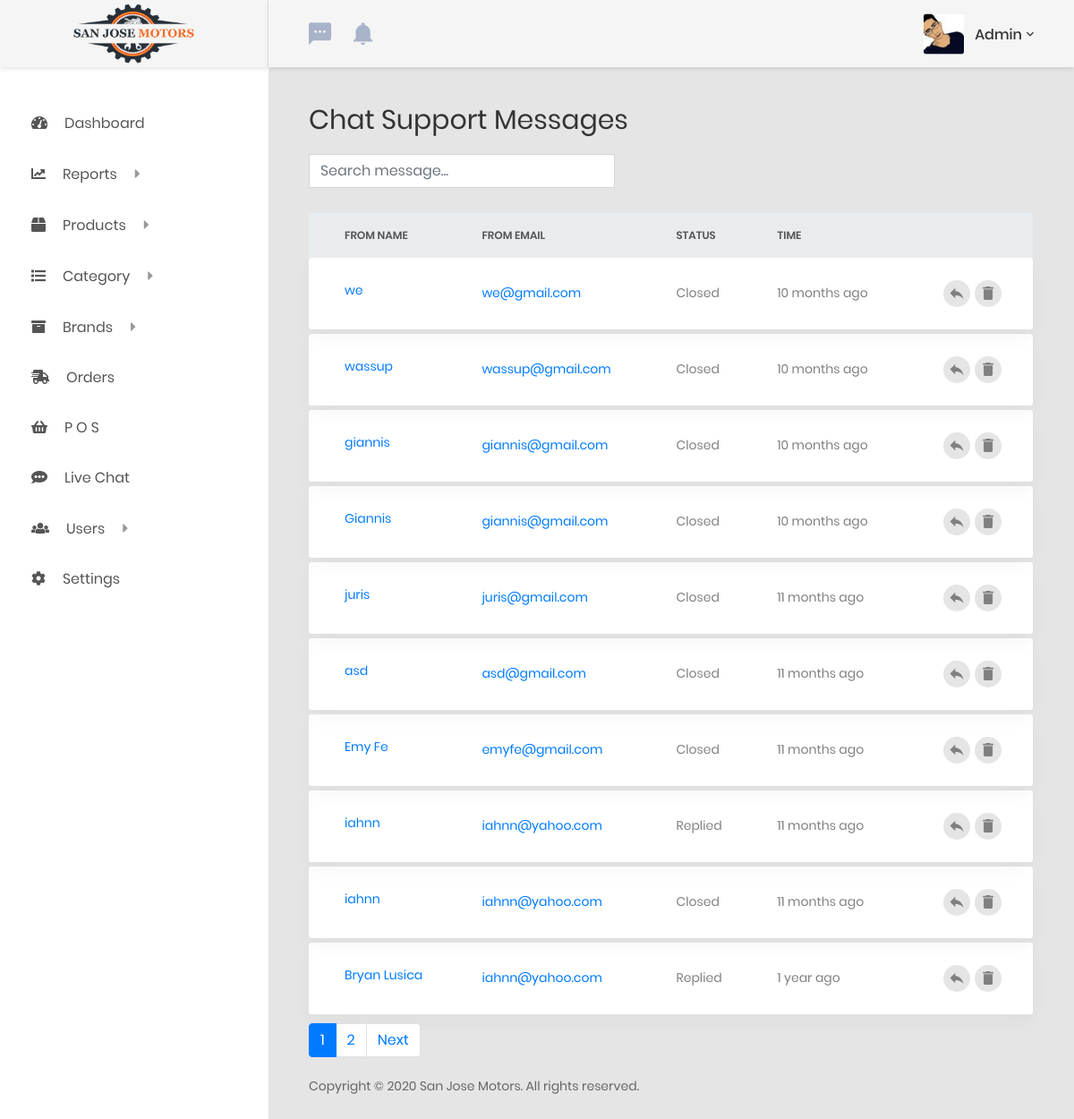
Screenshot of /admin/support.php (signed in) with the database file from the repository.
### tables this page shows
CREATE TABLE `users` (
  `ID` bigint(20) NOT NULL,
  `username` varchar(255) NOT NULL,
  `email` varchar(255) NOT NULL,
  `password` varchar(255) NOT NULL,
  `active` enum('0','1') NOT NULL,
  `status` enum('online','offline','isle') NOT NULL DEFAULT 'offline',
  `role` int(11) NOT NULL,
  `auth` varchar(255) NOT NULL,
  `reg_date` datetime NOT NULL DEFAULT CURRENT_TIMESTAMP
);

CREATE TABLE `support` (
  `ID` bigint(20) NOT NULL,
  `session` varchar(255) NOT NULL,
  `from_name` varchar(255) NOT NULL,
  `from_email` varchar(255) NOT NULL,
  `status` enum('open','replied','closed') NOT NULL DEFAULT 'open',
  `date_added` datetime NOT NULL DEFAULT CURRENT_TIMESTAMP
);

### main.php (called while the page is built, shortened)
<?php
$current_userinfo = [];
$user_id = 0;
$siteinfo = [];
$mysqli = new mysqli( DB_HOST, DB_USER, DB_PASSWORD, DB_NAME );
function user_is_loggedin() {
    if( ! empty( $_SESSION['uid'] ) || ! empty( $_COOKIE['uid'] ) ) {
        return true;
    }
    return false;
}
if( user_is_loggedin() ) {
    $user_id = $_SESSION['uid'];
}
function get_currentuser( $field = 'ID' ) {
    global $current_userinfo, $mysqli, $user_id;
    if( empty( $current_userinfo ) ) {
        $current_user_smtp = $mysqli->prepare( "SELECT * FROM users WHERE ID = ? LIMIT 1" );
        $current_user_smtp->bind_param( 'i', $user_id );
        $current_user_smtp->execute();
        $current_user_result = $current_user_smtp->get_result();
        if( $current_user_result->num_rows > 0 ) {
            while( $row = $current_user_result->fetch_assoc() ) {
                $current_userinfo['ID'] = $user_id;
                $current_userinfo['username'] = $row['username'];
                $current_userinfo['email'] = $row['email'];
                $current_userinfo['role'] = $row['role'];
                $current_userinfo['active'] = $row['active'];
                $current_userinfo['status'] = $row['status'];
                $current_userinfo['reg_date'] = $row['reg_date'];
                $current_userinfo['auth'] = $row['auth'];
            }
        }
    }
    return isset( $current_userinfo[$field] ) ? $current_userinfo[$field] : '';
}
function get_siteinfo( $key ) {
    global $siteinfo, $mysqli;
    if( empty( $siteinfo ) ) {
        $siteinfo_stmt = $mysqli->prepare( "SELECT * FROM options" );
        $siteinfo_stmt->execute();
        $siteinfo_result = $siteinfo_stmt->get_result();
        if( $siteinfo_result->num_rows > 0 ) {
            while( $row = $siteinfo_result->fetch_assoc() ) {
                $siteinfo[$row['option_key']] = $row['option_value'];
            }
        }
    }
    return isset( $siteinfo[$key] ) ? $siteinfo[$key] : '';
}
function site_url( $path = '' ) {
    return get_siteinfo( 'site-url' ) . $path;
}
function site_dir( $path = '' ) {
    return dirname( __FILE__ ) . $path;
}
function esc_int( $str ) {
    return (int) $str;
}
function get_currenturl() {
    return ( isset( $_SERVER['HTTPS'] ) && $_SERVER['HTTPS'] === 'on' ? 'https' : 'http' ) . '://' . $_SERVER['HTTP_HOST'] . $_SERVER['REQUEST_URI'];
}
function add_query_arg( $arg, $val, $url ) {
    $exp_url = explode( '?', $url );
    return $url . "?$arg=$val";
}
function get_userimage( $uid, $size = '' ) {
    $user_image_url = site_url( '/uploads/user/' . $uid );
    $user_image_path = site_dir( '/uploads/user/' . $uid . '.jpg' );
    if( file_exists( $user_image_path ) ) {
        $user_image_url .= empty( $size ) ? '' : '-' . $size;
        $user_image_url .= '.jpg';
        return $user_image_url . '?mt=' . filemtime( $user_image_path );
    }
    return site_url( '/assets/images/person.png' );
}
function time_ago( $datetime, $full = false ) {
    $now = new DateTime;
    $ago = new DateTime($datetime);
    $diff = $now->diff($ago);
    $diff->w = floor($diff->d / 7);
    $diff->d -= $diff->w * 7;
    $string = array(
        'y' => 'year',
        'm' => 'month',
        'w' => 'week',
        'd' => 'day',
        'h' => 'hour',
        'i' => 'minute',
        's' => 'second',
    );
    foreach ($string as $k => &$v) {
        if ($diff->$k) {
            $v = $diff->$k . ' ' . $v . ($diff->$k > 1 ? 's' : '');
        } else {
            unset($string[$k]);
        }
    }
    if (!$full) $string = array_slice($string, 0, 1);
    return $string ? implode(', ', $string) . ' ago' : 'just now';
}
function currentuser_is_customer() {
    $role = esc_int( get_currentuser( 'role' ) );
}

### admin/support.php (the view, shortened to what this page needs)
<?php
require_once 'functions.php';
if( currentuser_is_customer() ) {
    die( 'You are unauthorized to access this part of our website!' );
}
$site_title = 'Chat Support Messages';
include_once 'header.php';
include_once 'sidebar.php'; ?>
<div class="row">
    <div class="col-md-12">
        <div class="overview-wrap">
            <h2 class="title-1"><?php echo $site_title; ?></h2>
        </div>
        <?php
        $paginationCtrls = '';
        $count_query = $mysqli->query( "SELECT COUNT(ID) FROM support" );
        $count_row = $count_query->fetch_row();
        $count_rows = $count_row[0];
        $per_page = 10;
        $last = ceil( $count_rows/$per_page );
        $pagenum = 1;
        $limit = 'LIMIT ' .( $pagenum - 1 ) * $per_page .',' .$per_page;
        $get_chat_stmt = $mysqli->prepare( "SELECT * FROM support ORDER BY date_added DESC $limit" );
        $get_chat_stmt->execute();
        $get_chat_result = $get_chat_stmt->get_result();
        if( $get_chat_result->num_rows > 0 ) {
            if($last != 1){
                $paginationCtrls .= '<nav class="pagination-controls" aria-label="..."><ul class="pagination">';
                $paginationCtrls .= '<li class="page-item active"><span class="page-link">'.$pagenum.'</span></li>';
                for($i = $pagenum+1; $i <= $last; $i++){
                    $paginationCtrls .= '<li class="page-item"><a class="page-link" href="'.add_query_arg( 'page', $i, get_currenturl() ).'">'.$i.'</a></li>';
                }
                if ($pagenum != $last) {
                    $next = $pagenum + 1;
                    $paginationCtrls .= '<li class="page-item"><a class="page-link" href="'.add_query_arg( 'page', $next, get_currenturl() ).'">Next</a></li>';
                }
                $paginationCtrls .= '</ul></nav>';
            }
        } ?>
        <div class="table-data__tool">
            <div class="table-data__tool-left">
                <input type="search" id="message-search" name="message-search" class="form-control" placeholder="Search message...">
            </div>
        </div>
        <div class="table-responsive table-responsive-data2">
            <table class="table table-data2 support-table">
                <thead class="thead-light">
                    <tr>
                        <th>from name</th>
                        <th>from email</th>
                        <th>status</th>
                        <th>Time</th>
                        <th></th>
                    </tr>
                </thead>
                <tbody id="messages-result">
                    <?php
                    if( $get_chat_result->num_rows > 0 ) :
                        while( $row = $get_chat_result->fetch_assoc() ) :
                            ?>
                            <tr class="tr-shadow <?php echo $row['status']; ?>">
                                <td><a href="<?php echo site_url( '/admin/chat.php?id=' . $row['ID'] ); ?>"><?php echo $row['from_name']; ?></a></td>
                                <td><a href="<?php echo site_url( '/admin/chat.php?id=' . $row['ID'] ); ?>"><?php echo $row['from_email']; ?></a></td>
                                <td><?php echo ucfirst( $row['status'] ); ?></td>
                                <td><?php echo time_ago( $row['date_added'] ); ?></td>
                                <td>
                                    <div class="table-data-feature">
                                        <a href="<?php echo site_url( '/admin/chat.php?id=' . $row['ID'] ); ?>" class="item" data-toggle="tooltip" data-placement="top" title="" data-original-title="Reply">
                                            <i class="zmdi zmdi-mail-reply"></i>
                                        </a>
                                        <a href="<?php echo site_url( '/admin/chat.php?action=delete&id=' . $row['ID'] ); ?>" class="item js-confirm" data-toggle="tooltip" data-placement="top" title="Delete">
                                            <i class="zmdi zmdi-delete"></i>
                                        </a>
                                    </div>
                                </td>
                            </tr>
                            <tr class="spacer"></tr>
                        <?php
                        endwhile;
                        echo '<tr class="spacer"></tr>';
                    endif; ?>
                </tbody>
            </table>
            <?php echo $paginationCtrls; ?>
        </div>
    </div>
</div>
<?php include_once 'footer.php';

### admin/sidebar.php (shortened to what this page needs)
<aside class="menu-sidebar d-none d-lg-block">
    <div class="logo">
        <a href="<?php echo site_url(); ?>">
            <img src="../assets/images/logo.png" alt="San Jose Motors" />
        </a>
    </div>
    <div class="menu-sidebar__content js-scrollbar1">
        <nav class="navbar-sidebar">
            <ul class="list-unstyled navbar__list">
                <?php include 'navigation.php'; ?>
            </ul>
        </nav>
    </div>
</aside>
<div class="page-container">
    <header class="header-desktop">
        <div class="section__content section__content--p30">
            <div class="container-fluid">
                <div class="header-wrap">
                    <div class="header-button">
                        <div class="noti-wrap">
                            <?php if( !currentuser_is_customer() ) : ?>
                            <div id="chat-notif" class="noti__item js-item-menu">
                                <i class="zmdi zmdi-comment-more"></i>
                            </div>
                            <div id="notif" class="noti__item js-item-menu">
                                <i class="zmdi zmdi-notifications"></i>
                            </div>
                            <?php endif; ?>
                        </div>
                        <div class="account-wrap">
                            <div class="account-item clearfix js-item-menu">
                                <div class="image">
                                    <img src="<?php echo get_userimage( $user_id, 'small' ); ?>" alt="<?php echo get_currentuser( 'username' ); ?>" />
                                </div>
                                <div class="content">
                                    <a class="js-acc-btn" href="#"><?php echo get_currentuser( 'username' ); ?></a>
                                </div>
                            </div>
                        </div>
                    </div>
                </div>
            </div>
        </div>
    </header>
    <div class="main-content">
        <div class="section__content section__content--p30">
            <div class="container-fluid">

### rows the page displays
users: username "Admin"
support: from_name "we", from_email "we@gmail.com", status "Closed", date_added "10 months ago"
support: from_name "wassup", from_email "wassup@gmail.com", status "Closed", date_added "10 months ago"
support: from_name "giannis", from_email "giannis@gmail.com", status "Closed", date_added "10 months ago"
support: from_name "Giannis", from_email "giannis@gmail.com", status "Closed", date_added "10 months ago"
support: from_name "juris", from_email "juris@gmail.com", status "Closed", date_added "11 months ago"
support: from_name "asd", from_email "asd@gmail.com", status "Closed", date_added "11 months ago"
support: from_name "Emy Fe", from_email "emyfe@gmail.com", status "Closed", date_added "11 months ago"
support: from_name "iahnn", from_email "iahnn@yahoo.com", status "Replied", date_added "11 months ago"
support: from_name "iahnn", from_email "iahnn@yahoo.com", status "Closed", date_added "11 months ago"
support: from_name "Bryan Lusica", from_email "iahnn@yahoo.com", status "Replied", date_added "1 year ago"

### other values shown
$item['title'] "Dashboard"
$item['title'] "Reports"
$item['title'] "Products"
$item['title'] "Category"
$item['title'] "Brands"
$item['title'] "Orders"
$item['title'] "P O S"
$item['title'] "Live Chat"
$item['title'] "Users"
$item['title'] "Settings"
$site_title "Chat Support Messages"
$pagenum "1"
get_siteinfo( 'site-name' ) "San Jose Motors"
